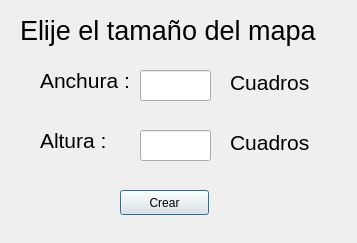
<?xml version="1.0" encoding="UTF-8"?>
<ui version="4.0">
 <class>size_window</class>
 <widget class="QDialog" name="size_window">
  <property name="geometry">
   <rect>
    <x>0</x>
    <y>0</y>
    <width>357</width>
    <height>243</height>
   </rect>
  </property>
  <property name="windowTitle">
   <string>Dialog</string>
  </property>
  <widget class="QPushButton" name="pushButton">
   <property name="geometry">
    <rect>
     <x>120</x>
     <y>190</y>
     <width>89</width>
     <height>25</height>
    </rect>
   </property>
   <property name="text">
    <string>Crear</string>
   </property>
  </widget>
  <widget class="QLabel" name="label">
   <property name="geometry">
    <rect>
     <x>20</x>
     <y>0</y>
     <width>301</width>
     <height>61</height>
    </rect>
   </property>
   <property name="font">
    <font>
     <pointsize>20</pointsize>
    </font>
   </property>
   <property name="text">
    <string>Elije el tamaño del mapa</string>
   </property>
  </widget>
  <widget class="QLabel" name="label_2">
   <property name="geometry">
    <rect>
     <x>40</x>
     <y>70</y>
     <width>91</width>
     <height>21</height>
    </rect>
   </property>
   <property name="font">
    <font>
     <pointsize>16</pointsize>
    </font>
   </property>
   <property name="text">
    <string>Anchura :</string>
   </property>
  </widget>
  <widget class="QLabel" name="label_3">
   <property name="geometry">
    <rect>
     <x>40</x>
     <y>130</y>
     <width>81</width>
     <height>21</height>
    </rect>
   </property>
   <property name="font">
    <font>
     <pointsize>16</pointsize>
    </font>
   </property>
   <property name="text">
    <string>Altura : </string>
   </property>
  </widget>
  <widget class="QLineEdit" name="dato_altura">
   <property name="geometry">
    <rect>
     <x>140</x>
     <y>130</y>
     <width>71</width>
     <height>31</height>
    </rect>
   </property>
  </widget>
  <widget class="QLineEdit" name="dato_anchura">
   <property name="geometry">
    <rect>
     <x>140</x>
     <y>70</y>
     <width>71</width>
     <height>31</height>
    </rect>
   </property>
  </widget>
  <widget class="QLabel" name="label_4">
   <property name="geometry">
    <rect>
     <x>230</x>
     <y>70</y>
     <width>81</width>
     <height>21</height>
    </rect>
   </property>
   <property name="text">
    <string>&lt;html&gt;&lt;head/&gt;&lt;body&gt;&lt;p&gt;&lt;span style=&quot; font-size:16pt;&quot;&gt;Cuadros&lt;/span&gt;&lt;/p&gt;&lt;/body&gt;&lt;/html&gt;</string>
   </property>
  </widget>
  <widget class="QLabel" name="label_5">
   <property name="geometry">
    <rect>
     <x>230</x>
     <y>130</y>
     <width>81</width>
     <height>21</height>
    </rect>
   </property>
   <property name="text">
    <string>&lt;html&gt;&lt;head/&gt;&lt;body&gt;&lt;p&gt;&lt;span style=&quot; font-size:16pt;&quot;&gt;Cuadros&lt;/span&gt;&lt;/p&gt;&lt;/body&gt;&lt;/html&gt;</string>
   </property>
  </widget>
 </widget>
 <resources/>
 <connections/>
</ui>
